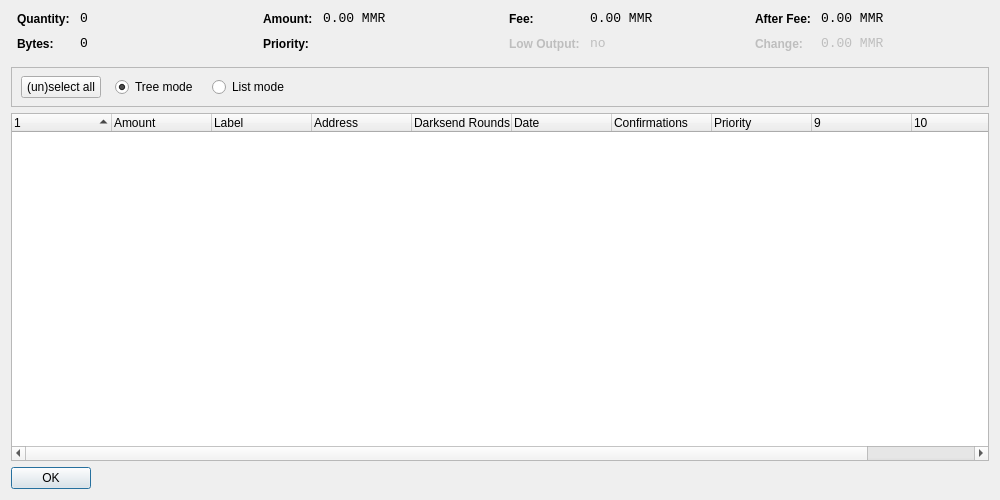
<?xml version="1.0" encoding="UTF-8"?>
<ui version="4.0">
 <class>CoinControlDialog</class>
 <widget class="QDialog" name="CoinControlDialog">
  <property name="geometry">
   <rect>
    <x>0</x>
    <y>0</y>
    <width>1000</width>
    <height>500</height>
   </rect>
  </property>
  <property name="windowTitle">
   <string>Coin Control</string>
  </property>
  <layout class="QVBoxLayout" name="verticalLayout">
   <item>
    <layout class="QHBoxLayout" name="horizontalLayoutTop" stretch="0,0,0,0">
     <property name="topMargin">
      <number>0</number>
     </property>
     <property name="bottomMargin">
      <number>10</number>
     </property>
     <item>
      <layout class="QFormLayout" name="formLayoutCoinControl1">
       <property name="horizontalSpacing">
        <number>10</number>
       </property>
       <property name="verticalSpacing">
        <number>10</number>
       </property>
       <property name="leftMargin">
        <number>6</number>
       </property>
       <property name="rightMargin">
        <number>6</number>
       </property>
       <item row="0" column="0">
        <widget class="QLabel" name="labelCoinControlQuantityText">
         <property name="styleSheet">
          <string notr="true">font-weight:bold;</string>
         </property>
         <property name="text">
          <string>Quantity:</string>
         </property>
        </widget>
       </item>
       <item row="0" column="1">
        <widget class="QLabel" name="labelCoinControlQuantity">
         <property name="font">
          <font>
           <family>Monospace</family>
           <pointsize>10</pointsize>
          </font>
         </property>
         <property name="cursor">
          <cursorShape>IBeamCursor</cursorShape>
         </property>
         <property name="contextMenuPolicy">
          <enum>Qt::ActionsContextMenu</enum>
         </property>
         <property name="text">
          <string notr="true">0</string>
         </property>
         <property name="textInteractionFlags">
          <set>Qt::LinksAccessibleByMouse|Qt::TextSelectableByKeyboard|Qt::TextSelectableByMouse</set>
         </property>
        </widget>
       </item>
       <item row="1" column="0">
        <widget class="QLabel" name="labelCoinControlBytesText">
         <property name="styleSheet">
          <string notr="true">font-weight:bold;</string>
         </property>
         <property name="text">
          <string>Bytes:</string>
         </property>
        </widget>
       </item>
       <item row="1" column="1">
        <widget class="QLabel" name="labelCoinControlBytes">
         <property name="font">
          <font>
           <family>Monospace</family>
           <pointsize>10</pointsize>
          </font>
         </property>
         <property name="cursor">
          <cursorShape>IBeamCursor</cursorShape>
         </property>
         <property name="contextMenuPolicy">
          <enum>Qt::ActionsContextMenu</enum>
         </property>
         <property name="text">
          <string notr="true">0</string>
         </property>
         <property name="textInteractionFlags">
          <set>Qt::LinksAccessibleByMouse|Qt::TextSelectableByKeyboard|Qt::TextSelectableByMouse</set>
         </property>
        </widget>
       </item>
      </layout>
     </item>
     <item>
      <layout class="QFormLayout" name="formLayoutCoinControl2">
       <property name="horizontalSpacing">
        <number>10</number>
       </property>
       <property name="verticalSpacing">
        <number>10</number>
       </property>
       <property name="leftMargin">
        <number>6</number>
       </property>
       <property name="rightMargin">
        <number>6</number>
       </property>
       <item row="0" column="0">
        <widget class="QLabel" name="labelCoinControlAmountText">
         <property name="styleSheet">
          <string notr="true">font-weight:bold;</string>
         </property>
         <property name="text">
          <string>Amount:</string>
         </property>
        </widget>
       </item>
       <item row="0" column="1">
        <widget class="QLabel" name="labelCoinControlAmount">
         <property name="font">
          <font>
           <family>Monospace</family>
           <pointsize>10</pointsize>
          </font>
         </property>
         <property name="cursor">
          <cursorShape>IBeamCursor</cursorShape>
         </property>
         <property name="contextMenuPolicy">
          <enum>Qt::ActionsContextMenu</enum>
         </property>
         <property name="text">
          <string notr="true">0.00 MMR</string>
         </property>
         <property name="textInteractionFlags">
          <set>Qt::LinksAccessibleByMouse|Qt::TextSelectableByKeyboard|Qt::TextSelectableByMouse</set>
         </property>
        </widget>
       </item>
       <item row="1" column="0">
        <widget class="QLabel" name="labelCoinControlPriorityText">
         <property name="styleSheet">
          <string notr="true">font-weight:bold;</string>
         </property>
         <property name="text">
          <string>Priority:</string>
         </property>
        </widget>
       </item>
       <item row="1" column="1">
        <widget class="QLabel" name="labelCoinControlPriority">
         <property name="font">
          <font>
           <family>Monospace</family>
           <pointsize>10</pointsize>
          </font>
         </property>
         <property name="cursor">
          <cursorShape>IBeamCursor</cursorShape>
         </property>
         <property name="contextMenuPolicy">
          <enum>Qt::ActionsContextMenu</enum>
         </property>
         <property name="text">
          <string/>
         </property>
         <property name="textInteractionFlags">
          <set>Qt::LinksAccessibleByMouse|Qt::TextSelectableByKeyboard|Qt::TextSelectableByMouse</set>
         </property>
        </widget>
       </item>
      </layout>
     </item>
     <item>
      <layout class="QFormLayout" name="formLayoutCoinControl3">
       <property name="horizontalSpacing">
        <number>10</number>
       </property>
       <property name="verticalSpacing">
        <number>10</number>
       </property>
       <property name="leftMargin">
        <number>6</number>
       </property>
       <property name="rightMargin">
        <number>6</number>
       </property>
       <item row="0" column="0">
        <widget class="QLabel" name="labelCoinControlFeeText">
         <property name="styleSheet">
          <string notr="true">font-weight:bold;</string>
         </property>
         <property name="text">
          <string>Fee:</string>
         </property>
        </widget>
       </item>
       <item row="0" column="1">
        <widget class="QLabel" name="labelCoinControlFee">
         <property name="font">
          <font>
           <family>Monospace</family>
           <pointsize>10</pointsize>
          </font>
         </property>
         <property name="cursor">
          <cursorShape>IBeamCursor</cursorShape>
         </property>
         <property name="contextMenuPolicy">
          <enum>Qt::ActionsContextMenu</enum>
         </property>
         <property name="text">
          <string notr="true">0.00 MMR</string>
         </property>
         <property name="textInteractionFlags">
          <set>Qt::LinksAccessibleByMouse|Qt::TextSelectableByKeyboard|Qt::TextSelectableByMouse</set>
         </property>
        </widget>
       </item>
       <item row="1" column="0">
        <widget class="QLabel" name="labelCoinControlLowOutputText">
         <property name="enabled">
          <bool>false</bool>
         </property>
         <property name="styleSheet">
          <string notr="true">font-weight:bold;</string>
         </property>
         <property name="text">
          <string>Low Output:</string>
         </property>
        </widget>
       </item>
       <item row="1" column="1">
        <widget class="QLabel" name="labelCoinControlLowOutput">
         <property name="enabled">
          <bool>false</bool>
         </property>
         <property name="font">
          <font>
           <family>Monospace</family>
           <pointsize>10</pointsize>
          </font>
         </property>
         <property name="cursor">
          <cursorShape>IBeamCursor</cursorShape>
         </property>
         <property name="contextMenuPolicy">
          <enum>Qt::ActionsContextMenu</enum>
         </property>
         <property name="text">
          <string notr="true">no</string>
         </property>
         <property name="textInteractionFlags">
          <set>Qt::LinksAccessibleByMouse|Qt::TextSelectableByKeyboard|Qt::TextSelectableByMouse</set>
         </property>
        </widget>
       </item>
      </layout>
     </item>
     <item>
      <layout class="QFormLayout" name="formLayoutCoinControl4">
       <property name="horizontalSpacing">
        <number>10</number>
       </property>
       <property name="verticalSpacing">
        <number>10</number>
       </property>
       <property name="leftMargin">
        <number>6</number>
       </property>
       <property name="rightMargin">
        <number>6</number>
       </property>
       <item row="0" column="0">
        <widget class="QLabel" name="labelCoinControlAfterFeeText">
         <property name="styleSheet">
          <string notr="true">font-weight:bold;</string>
         </property>
         <property name="text">
          <string>After Fee:</string>
         </property>
        </widget>
       </item>
       <item row="0" column="1">
        <widget class="QLabel" name="labelCoinControlAfterFee">
         <property name="font">
          <font>
           <family>Monospace</family>
           <pointsize>10</pointsize>
          </font>
         </property>
         <property name="cursor">
          <cursorShape>IBeamCursor</cursorShape>
         </property>
         <property name="contextMenuPolicy">
          <enum>Qt::ActionsContextMenu</enum>
         </property>
         <property name="text">
          <string notr="true">0.00 MMR</string>
         </property>
         <property name="textInteractionFlags">
          <set>Qt::LinksAccessibleByMouse|Qt::TextSelectableByKeyboard|Qt::TextSelectableByMouse</set>
         </property>
        </widget>
       </item>
       <item row="1" column="0">
        <widget class="QLabel" name="labelCoinControlChangeText">
         <property name="enabled">
          <bool>false</bool>
         </property>
         <property name="styleSheet">
          <string notr="true">font-weight:bold;</string>
         </property>
         <property name="text">
          <string>Change:</string>
         </property>
        </widget>
       </item>
       <item row="1" column="1">
        <widget class="QLabel" name="labelCoinControlChange">
         <property name="enabled">
          <bool>false</bool>
         </property>
         <property name="font">
          <font>
           <family>Monospace</family>
           <pointsize>10</pointsize>
          </font>
         </property>
         <property name="cursor">
          <cursorShape>IBeamCursor</cursorShape>
         </property>
         <property name="contextMenuPolicy">
          <enum>Qt::ActionsContextMenu</enum>
         </property>
         <property name="text">
          <string notr="true">0.00 MMR</string>
         </property>
         <property name="textInteractionFlags">
          <set>Qt::LinksAccessibleByMouse|Qt::TextSelectableByKeyboard|Qt::TextSelectableByMouse</set>
         </property>
        </widget>
       </item>
      </layout>
     </item>
    </layout>
   </item>
   <item>
    <widget class="QFrame" name="frame">
     <property name="minimumSize">
      <size>
       <width>0</width>
       <height>40</height>
      </size>
     </property>
     <property name="frameShape">
      <enum>QFrame::StyledPanel</enum>
     </property>
     <property name="frameShadow">
      <enum>QFrame::Sunken</enum>
     </property>
     <widget class="QWidget" name="horizontalLayoutWidget">
      <property name="geometry">
       <rect>
        <x>10</x>
        <y>0</y>
        <width>781</width>
        <height>41</height>
       </rect>
      </property>
      <layout class="QHBoxLayout" name="horizontalLayoutPanel" stretch="0,0,0,0,0">
       <property name="spacing">
        <number>14</number>
       </property>
       <item>
        <widget class="QPushButton" name="pushButtonSelectAll">
         <property name="sizePolicy">
          <sizepolicy hsizetype="Maximum" vsizetype="Fixed">
           <horstretch>0</horstretch>
           <verstretch>0</verstretch>
          </sizepolicy>
         </property>
         <property name="text">
          <string>(un)select all</string>
         </property>
        </widget>
       </item>
       <item>
        <widget class="QRadioButton" name="radioTreeMode">
         <property name="sizePolicy">
          <sizepolicy hsizetype="Maximum" vsizetype="Fixed">
           <horstretch>0</horstretch>
           <verstretch>0</verstretch>
          </sizepolicy>
         </property>
         <property name="text">
          <string>Tree mode</string>
         </property>
         <property name="checked">
          <bool>true</bool>
         </property>
        </widget>
       </item>
       <item>
        <widget class="QRadioButton" name="radioListMode">
         <property name="sizePolicy">
          <sizepolicy hsizetype="Maximum" vsizetype="Fixed">
           <horstretch>0</horstretch>
           <verstretch>0</verstretch>
          </sizepolicy>
         </property>
         <property name="text">
          <string>List mode</string>
         </property>
        </widget>
       </item>
       <item>
        <spacer name="horizontalSpacer">
         <property name="orientation">
          <enum>Qt::Horizontal</enum>
         </property>
         <property name="sizeHint" stdset="0">
          <size>
           <width>40</width>
           <height>20</height>
          </size>
         </property>
        </spacer>
       </item>
      </layout>
     </widget>
    </widget>
   </item>
   <item>
    <widget class="CoinControlTreeWidget" name="treeWidget">
     <property name="contextMenuPolicy">
      <enum>Qt::CustomContextMenu</enum>
     </property>
     <property name="sortingEnabled">
      <bool>false</bool>
     </property>
     <property name="columnCount">
      <number>11</number>
     </property>
     <attribute name="headerShowSortIndicator" stdset="0">
      <bool>true</bool>
     </attribute>
     <attribute name="headerStretchLastSection">
      <bool>false</bool>
     </attribute>
     <column>
      <property name="text">
       <string/>
      </property>
     </column>
     <column>
      <property name="text">
       <string>Amount</string>
      </property>
     </column>
     <column>
      <property name="text">
       <string>Label</string>
      </property>
     </column>
     <column>
      <property name="text">
       <string>Address</string>
      </property>
     </column>
     <column>
      <property name="text">
       <string>Darksend Rounds</string>
      </property>
    </column>
     <column>
      <property name="text">
       <string>Date</string>
      </property>
     </column>
     <column>
      <property name="text">
       <string>Confirmations</string>
      </property>
      <property name="toolTip">
       <string>Confirmed</string>
      </property>
     </column>
     <column>
      <property name="text">
       <string>Priority</string>
      </property>
     </column>
     <column>
      <property name="text">
       <string/>
      </property>
     </column>
     <column>
      <property name="text">
       <string/>
      </property>
     </column>
     <column>
      <property name="text">
       <string/>
      </property>
     </column>
     <column>
      <property name="text">
       <string/>
      </property>
     </column>
    </widget>
   </item>
   <item>
    <widget class="QDialogButtonBox" name="buttonBox">
     <property name="sizePolicy">
      <sizepolicy hsizetype="Maximum" vsizetype="Fixed">
       <horstretch>0</horstretch>
       <verstretch>0</verstretch>
      </sizepolicy>
     </property>
     <property name="orientation">
      <enum>Qt::Horizontal</enum>
     </property>
     <property name="standardButtons">
      <set>QDialogButtonBox::Ok</set>
     </property>
    </widget>
   </item>
  </layout>
 </widget>
 <customwidgets>
  <customwidget>
   <class>CoinControlTreeWidget</class>
   <extends>QTreeWidget</extends>
   <header>coincontroltreewidget.h</header>
  </customwidget>
 </customwidgets>
 <resources/>
 <connections/>
</ui>
